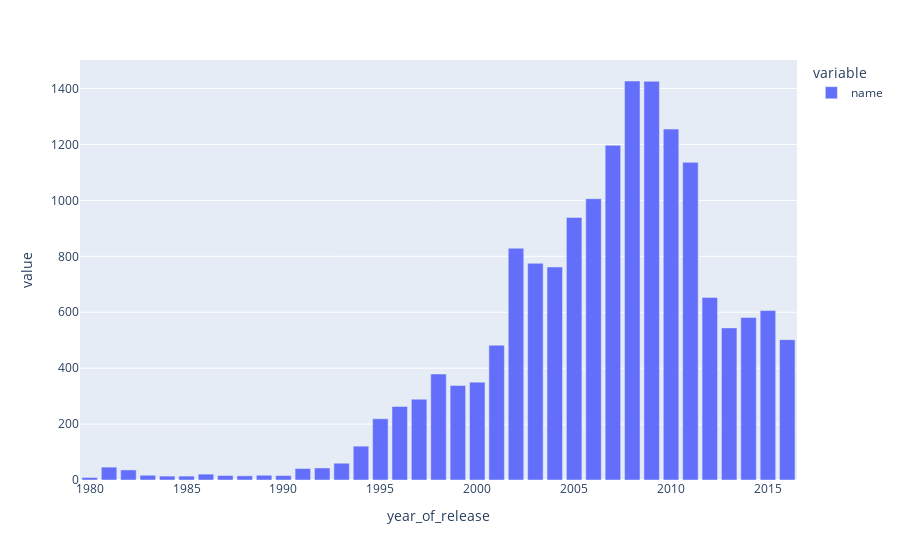

The code cell stored with this chart in its notebook:
### Code cell
px.bar(good_data.groupby('year_of_release')['name'].count())

### Figure 1 — Plotly figure (JSON) as saved in the notebook; plotly's stock layout.template omitted (floating-point values rounded to 4 significant figures)
{"data": [{"alignmentgroup": "True", "hovertemplate": "variable=name<br>year_of_release=%{x}<br>value=%{y}<extra></extra>", "legendgroup": "name", "marker": {"color": "#636efa", "pattern": {"shape": ""}}, "name": "name", "offsetgroup": "name", "orientation": "v", "showlegend": true, "textposition": "auto", "type": "bar", "x": [1980, 1981, 1982, 1983, 1984, 1985, 1986, 1987, 1988, 1989, 1990, 1991, 1992, 1993, 1994, 1995, 1996, 1997, 1998, 1999, 2000, 2001, 2002, 2003, 2004, 2005, 2006, 2007, 2008, 2009, 2010, 2011, 2012, 2013, 2014, 2015, 2016], "xaxis": "x", "y": [9, 46, 36, 17, 14, 14, 21, 16, 15, 17, 16, 41, 43, 60, 121, 219, 263, 289, 379, 338, 350, 482, 829, 775, 762, 939, 1006, 1197, 1427, 1426, 1255, 1136, 653, 544, 581, 606, 502], "yaxis": "y"}], "layout": {"barmode": "relative", "legend": {"title": {"text": "variable"}, "tracegroupgap": 0}, "margin": {"t": 60}, "xaxis": {"anchor": "y", "domain": [0, 1], "title": {"text": "year_of_release"}}, "yaxis": {"anchor": "x", "domain": [0, 1], "title": {"text": "value"}}}}
